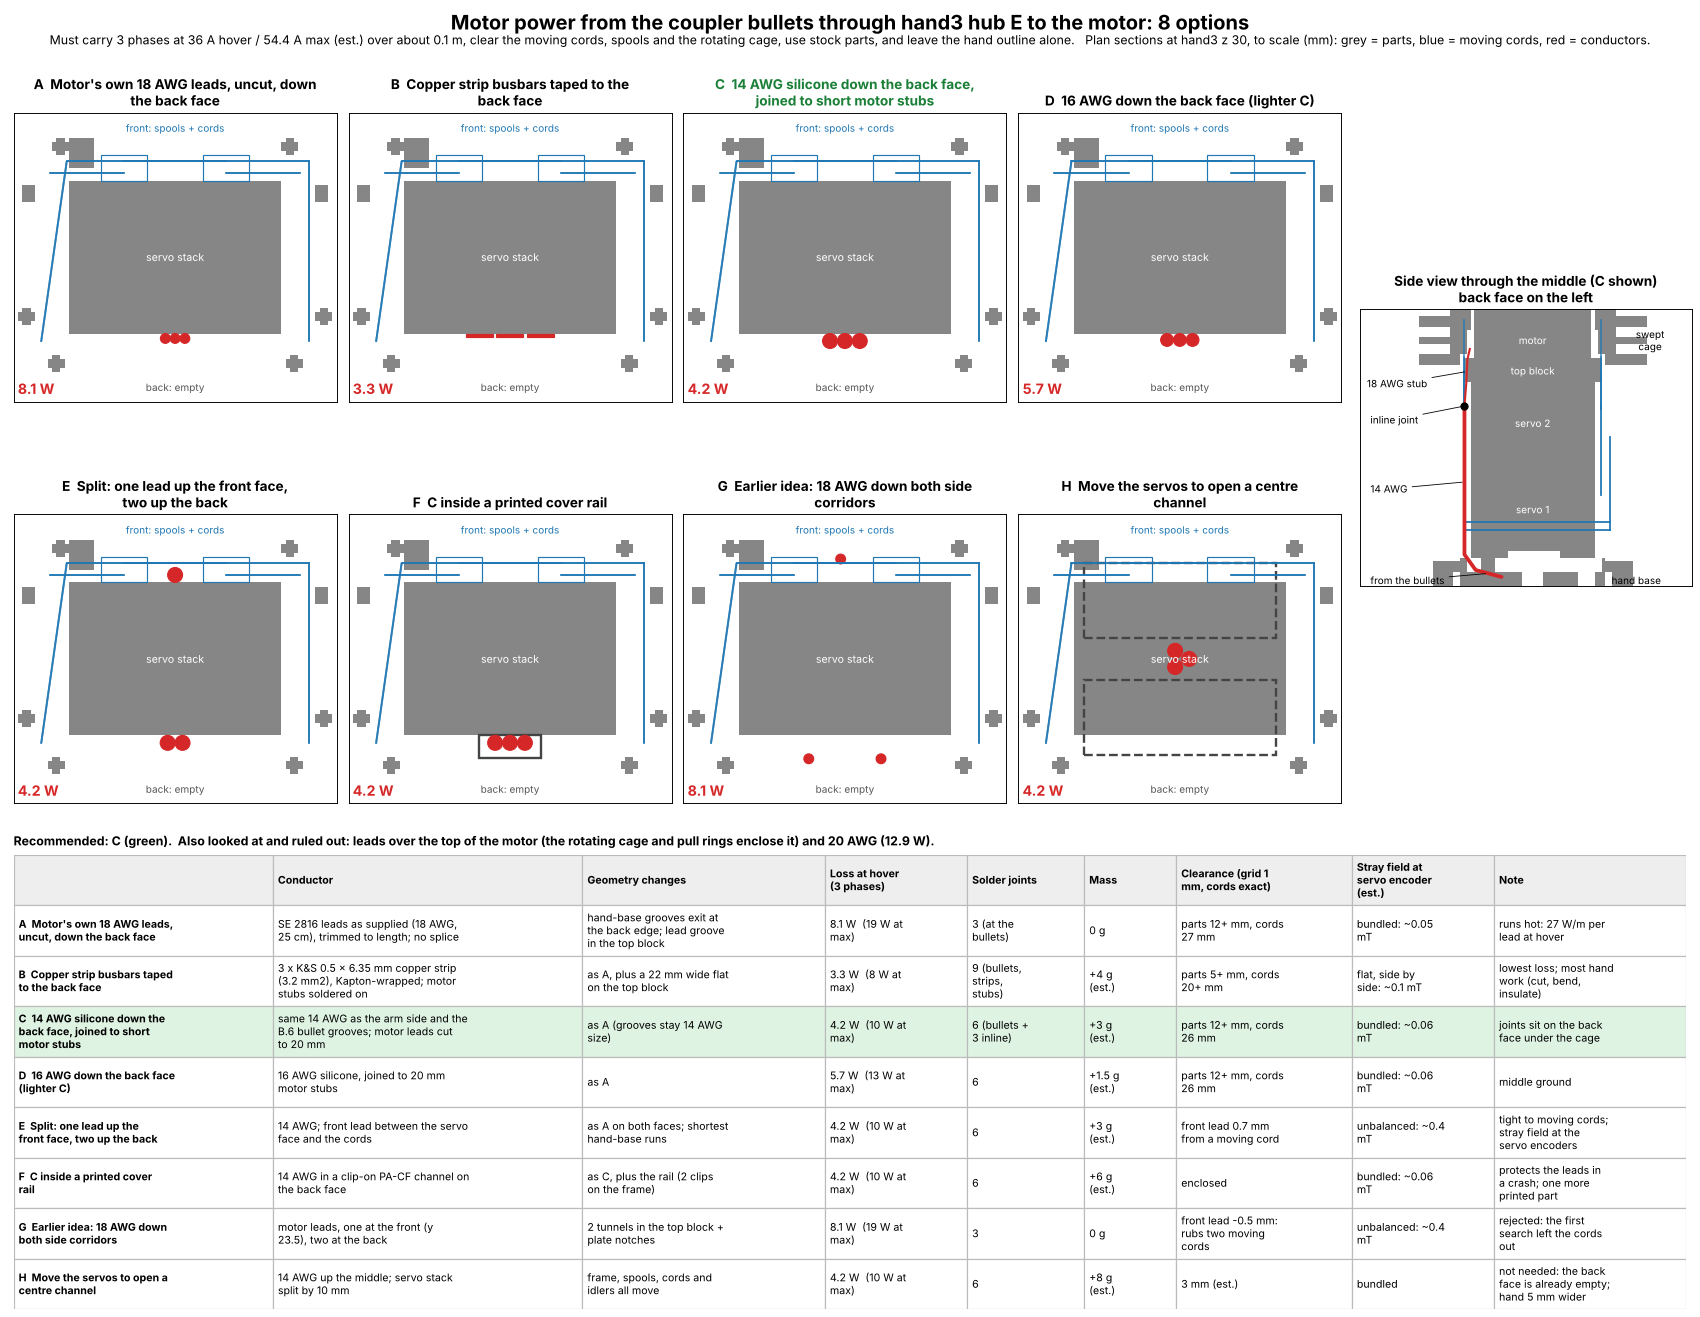

Write Python code to recreate this figure.
"""Options study: how motor power gets from the coupler bullets through hand3 hub E to the SE 2816 motor.

Uses the free-space grid of coupler_lead_route.py (/tmp/route_occ.npz; rerun that script if it is missing) and the real
cord runs of hand3e/hand3_hubc.py.  The first route search left the moving cords out, so this study adds them.
Writes hubE_lead_options_study.png and hubE_lead_options_study.json.
"""
import sys, json, textwrap
import numpy as np, matplotlib
matplotlib.use("Agg")
import matplotlib.pyplot as plt
from matplotlib.patches import Rectangle, Circle
sys.path.insert(0, "hand3e")
import hand3_hubc as C
import coupler_hand_sim as SIM

P = SIM.P; fz0 = P["z_flange"][0]
occ = np.load("/tmp/route_occ.npz")["occ"]; LO = np.array([-50.0, -50.0, -82.0])
kz = lambda zh: int(np.floor(fz0 - zh - LO[2]))            # hand3 height -> grid layer (the hand sits end for end)
SEC = occ[:, :, kz(30.5)].T                                  # plan section, world x right, y up
ELEV = np.array([[occ[50, j, kz(zh + 0.5)] for j in range(100)] for zh in range(-8, 72)])   # y-z section at x = 0

# --- loads --------------------------------------------------------------------------------------------------------
I_HOVER, I_MAX = 36.0, 54.4                                  # A per phase (est., from the motor-load monitor)
R = {12: 5.21, 14: 8.29, 16: 13.2, 18: 20.9, 20: 33.3}       # mOhm/m, copper at 20 C
OD = {14: 3.5, 16: 3.0, 18: 2.3, 20: 1.9}                    # silicone wire outer diameter, mm
R_STRIP = 1.724e-8 / (0.5e-3 * 6.35e-3) * 1e3                # K&S 0.5 x 6.35 mm copper strip, mOhm/m
L_RUN, L_STUB = 0.08, 0.02                                   # m: bullet -> top of the servo stack, and the motor's own 18 AWG stub
def loss(r_run, i=I_HOVER, stub=True):
    return 3 * i * i * 1e-3 * (r_run * L_RUN + (R[18] if stub else r_run) * L_STUB)

# --- moving cords (hand frame -> world: x flips) ------------------------------------------------------------------
cords = [(np.array(p) * [-1, 1, 1], np.array(q) * [-1, 1, 1])
         for pb, pc in ((0.0, 0.0), (C.TRAVEL_B, C.TRAVEL_C)) for p, q in C.cord_runs(pb, pc).values()]
def cord_gap(x, y, rad, z0=2.0, z1=51.0):
    """Smallest gap between a vertical conductor of radius rad at (x, y) and any cord."""
    s = np.linspace(0, 1, 300)[:, None]; Q = np.array([x, y, z0]) + np.array([0, 0, z1 - z0]) * s
    best = 1e9
    for p, q in cords:
        Pp = p + (q - p) * s
        best = min(best, np.sqrt(((Pp[:, None, :] - Q[None, :, :]) ** 2).sum(-1)).min())
    return best - rad - C.CORD_R
def part_gap(x0, x1, y0, y1, z0=2, z1=51):
    """Free distance (whole grid cells) around a footprint over the height of the servo stack."""
    for g in range(0, 12):
        i0, i1 = int(np.floor(x0 - g - LO[0])), int(np.ceil(x1 + g - LO[0])); j0, j1 = int(np.floor(y0 - g - LO[1])), int(np.ceil(y1 + g - LO[1]))
        blk = occ[i0:i1, j0:j1, :][:, :, [kz(z + 0.5) for z in range(z0, z1)]].copy()
        blk[:, (np.arange(j0, j1) + LO[1] + 0.5 > -18) & (np.arange(j0, j1) + LO[1] + 0.5 < 18), :] = False   # the servo face it lies on
        if blk.any(): return g
    return 12

YB = -18.0                                                   # back face of the servo stack (no spools, no cords)
def bundle(awg, n=3, y_face=YB, x0=0.0, side=-1):
    d = OD[awg]; return [(x0 + (i - (n - 1) / 2) * d, y_face + side * d / 2, d / 2) for i in range(n)]

opts = []
def add(key, title, conductor, changes, w, joints, mass, clr, field, note, draw, tint=False):
    opts.append(dict(key=key, title=title, conductor=conductor, changes=changes, loss_W=w, joints=joints, mass=mass,
                     clearance=clr, field=field, note=note, draw=draw, tint=tint))

bA, bC, bE = bundle(18), bundle(14), bundle(16)
gA = min(cord_gap(x, y, r) for x, y, r in bA); gC = min(cord_gap(x, y, r) for x, y, r in bC)
pC = part_gap(-5.25, 5.25, -21.5, -18.0); pA = part_gap(-3.5, 3.5, -20.3, -18.0)
dD = (0.0, 18.0 + OD[14] / 2, OD[14] / 2); gD = cord_gap(*dD)
gG = cord_gap(-1.0, 23.5, OD[18] / 2)

add("A", "Motor's own 18 AWG leads, uncut, down the back face", "SE 2816 leads as supplied (18 AWG, 25 cm), trimmed to length; no splice",
    "hand-base grooves exit at the back edge; lead groove in the top block", loss(R[18]), "3 (at the bullets)", "0 g",
    f"parts {pA}+ mm, cords {gA:.0f} mm", "bundled: ~0.05 mT", "runs hot: 27 W/m per lead at hover", ("wires", bA))
add("B", "Copper strip busbars taped to the back face", "3 x K&S 0.5 x 6.35 mm copper strip (3.2 mm2), Kapton-wrapped; motor stubs soldered on",
    "as A, plus a 22 mm wide flat on the top block", loss(R_STRIP), "9 (bullets, strips, stubs)", "+4 g (est.)",
    "parts 5+ mm, cords 20+ mm", "flat, side by side: ~0.1 mT", "lowest loss; most hand work (cut, bend, insulate)", ("strips", [(-7.2, YB - 0.7), (0, YB - 0.7), (7.2, YB - 0.7)]))
add("C", "14 AWG silicone down the back face, joined to short motor stubs", "same 14 AWG as the arm side and the B.6 bullet grooves; motor leads cut to 20 mm",
    "as A (grooves stay 14 AWG size)", loss(R[14]), "6 (bullets + 3 inline)", "+3 g (est.)",
    f"parts {pC}+ mm, cords {gC:.0f} mm", "bundled: ~0.06 mT", "joints sit on the back face under the cage", ("wires", bC), True)
add("D", "16 AWG down the back face (lighter C)", "16 AWG silicone, joined to 20 mm motor stubs", "as A", loss(R[16]), "6", "+1.5 g (est.)",
    f"parts {pC}+ mm, cords {gC:.0f} mm", "bundled: ~0.06 mT", "middle ground", ("wires", bE))
add("E", "Split: one lead up the front face, two up the back", "14 AWG; front lead between the servo face and the cords",
    "as A on both faces; shortest hand-base runs", loss(R[14]), "6", "+3 g (est.)",
    f"front lead {gD:.1f} mm from a moving cord", "unbalanced: ~0.4 mT", "tight to moving cords; stray field at the servo encoders",
    ("wires", bundle(14, 2) + [dD]))
add("F", "C inside a printed cover rail", "14 AWG in a clip-on PA-CF channel on the back face", "as C, plus the rail (2 clips on the frame)",
    loss(R[14]), "6", "+6 g (est.)", "enclosed", "bundled: ~0.06 mT", "protects the leads in a crash; one more printed part", ("rail", bC))
add("G", "Earlier idea: 18 AWG down both side corridors", "motor leads, one at the front (y 23.5), two at the back",
    "2 tunnels in the top block + plate notches", loss(R[18]), "3", "0 g",
    f"front lead {gG:.1f} mm: rubs two moving cords", "unbalanced: ~0.4 mT", "rejected: the first search left the cords out",
    ("wires", [(-1.0, 23.5, 1.15), (-8.5, -23.5, 1.15), (8.5, -23.5, 1.15)]))
add("H", "Move the servos to open a centre channel", "14 AWG up the middle; servo stack split by 10 mm",
    "frame, spools, cords and idlers all move", loss(R[14]), "6", "+8 g (est.)", "3 mm (est.)", "bundled", "not needed: the back face is already empty; hand 5 mm wider",
    ("centre", None))

# --- figure -------------------------------------------------------------------------------------------------------
fig = plt.figure(figsize=(20, 15.5), facecolor="white")
fig.suptitle("Motor power from the coupler bullets through hand3 hub E to the motor: 8 options", fontsize=17, fontweight="bold", y=0.992)
fig.text(0.5, 0.966, f"Must carry 3 phases at {I_HOVER:.0f} A hover / {I_MAX:.1f} A max (est.) over about 0.1 m, clear the moving cords, spools and the rotating cage, "
         "use stock parts, and leave the hand outline alone.   Plan sections at hand3 z 30, to scale (mm): grey = parts, blue = moving cords, red = conductors.",
         ha="center", fontsize=10.5)
RED, BLUE = "#d62728", "#1f77b4"
def plan(ax, o):
    ax.set_aspect("equal"); ax.imshow(SEC, origin="lower", extent=[LO[0], -LO[0], LO[1], -LO[1]], cmap="Greys", vmin=0, vmax=1.8)
    for p, q in cords: ax.plot([p[0], q[0]], [p[1], q[1]], color=BLUE, lw=1.6, alpha=0.8, solid_capstyle="round")
    for xs in (12.0, -12.0): ax.add_patch(Rectangle((xs - 5.5, 18), 11, 6, fill=False, ec=BLUE, lw=1))
    ax.set_xlim(-38, 38); ax.set_ylim(-34, 34); ax.set_xticks([]); ax.set_yticks([])
    ax.set_title("\n".join(textwrap.wrap(f"{o['key']}  {o['title']}", 40)), fontsize=11.5, fontweight="bold", color="#1a7f37" if o["tint"] else "black")
    kind, d = o["draw"]
    if kind in ("wires", "rail"):
        if kind == "rail": ax.add_patch(Rectangle((-7.2, YB - 5.3), 14.4, 5.3, fill=False, ec="#444", lw=2))
        for x, y, r in d: ax.add_patch(Circle((x, y), r, color=RED))
    if kind == "strips":
        for x, y in d: ax.add_patch(Rectangle((x - 3.2, y), 6.35, 0.7, color=RED))
    if kind == "centre":
        for s in (-1, 1): ax.add_patch(Rectangle((-22.6, s * 5 if s > 0 else -22.5), 45.2, 17.5, fill=False, ec="#444", lw=2, ls="--"))
        for a in (0, 120, 240): ax.add_patch(Circle((2.2 * np.cos(np.radians(a)), 2.2 * np.sin(np.radians(a))), 1.75, color=RED))
    ax.text(0, 0, "servo stack", ha="center", va="center", color="white", fontsize=9)
    ax.text(0, 29.5, "front: spools + cords", ha="center", color=BLUE, fontsize=8.5); ax.text(0, -31.5, "back: empty", ha="center", color="#555", fontsize=8.5)
    ax.text(-37, -33, f"{o['loss_W']:.1f} W", fontsize=12, fontweight="bold", color=RED, va="bottom")

W4, H4 = 0.19, 0.265
for i, o in enumerate(opts):
    plan(fig.add_axes([0.008 + (i % 4) * 0.197, 0.672 - (i // 4) * 0.305, W4, H4]), o)

# side view shared by the back-face options
ax = fig.add_axes([0.80, 0.385, 0.195, 0.55]); ax.set_aspect("equal")
ax.imshow(ELEV, origin="lower", extent=[-50, 50, -8, 72], cmap="Greys", vmin=0, vmax=1.8)
for p, q in cords: ax.plot([p[1], q[1]], [p[2], q[2]], color=BLUE, lw=1.4, alpha=0.8)
route = np.array([[-9, -5.5], [-16.5, -3.5], [-19.75, 1.0], [-19.75, 44.0]]); stub = np.array([[-19.75, 44.0], [-19.2, 51.0], [-18.9, 57.5], [-18.2, 60.5]])
ax.plot(route[:, 0], route[:, 1], color=RED, lw=3.2, solid_capstyle="round"); ax.plot(stub[:, 0], stub[:, 1], color=RED, lw=1.8)
ax.plot([-19.75], [44.0], "o", color="black", ms=6)
for txt, xy, xt in (("inline joint", (-19.75, 44), (-47, 40)), ("14 AWG", (-19.75, 22), (-47, 20)), ("18 AWG stub", (-19.0, 54), (-48, 50.5)),
                    ("from the bullets", (-13, -4.5), (-47, -6.5))):
    ax.annotate(txt, xy, xt, fontsize=8.5, arrowprops=dict(arrowstyle="-", lw=0.7), va="center")
for txt, x, y, c in (("servo 1", 0, 14, "white"), ("servo 2", 0, 39, "white"), ("top block", 0, 54.2, "white"), ("motor", 0, 63, "white"),
                     ("swept\ncage", 34, 63, "black"), ("hand base", 30, -6.5, "black")):
    ax.text(x, y, txt, ha="center", va="center", color=c, fontsize=8.5)
ax.set_xlim(-50, 46); ax.set_ylim(-8, 72); ax.set_xticks([]); ax.set_yticks([])
ax.set_title("Side view through the middle (C shown)\nback face on the left", fontsize=11.5, fontweight="bold")

rows = [("", "Conductor", "Geometry changes", "Loss at hover\n(3 phases)", "Solder joints", "Mass", "Clearance (grid 1 mm, cords exact)", "Stray field at servo encoder (est.)", "Note")]
rows += [(f"{o['key']}  {o['title']}", o["conductor"], o["changes"], f"{o['loss_W']:.1f} W  ({loss_at_max:.0f} W at max)", o["joints"], o["mass"], o["clearance"], o["field"], o["note"])
         for o in opts for loss_at_max in [o["loss_W"] * (I_MAX / I_HOVER) ** 2]]
tax = fig.add_axes([0.008, 0.006, 0.984, 0.345]); tax.axis("off")
W = [0.155, 0.185, 0.145, 0.085, 0.07, 0.055, 0.105, 0.085, 0.115]; X = np.cumsum([0] + W[:-1]); wrap = [29, 36, 28, 15, 13, 10, 20, 16, 22]; n = len(rows)
for i, row in enumerate(rows):
    y = 1 - (i + 1) / n
    tint = i > 0 and opts[i - 1]["tint"]
    for j, cc in enumerate(row):
        tax.add_patch(Rectangle((X[j], y), W[j], 1 / n, facecolor="#dff3e3" if tint else ("#eeeeee" if i == 0 else "white"), edgecolor="#bbb", transform=tax.transAxes))
        tax.text(X[j] + 0.003, y + 0.5 / n, "\n".join(textwrap.wrap(cc, wrap[j])) if "\n" not in cc else cc, transform=tax.transAxes, va="center",
                 fontsize=9, fontweight="bold" if (i == 0 or j == 0) else "normal")
fig.text(0.008, 0.358, "Recommended: C (green).  Also looked at and ruled out: leads over the top of the motor (the rotating cage and pull rings enclose it) and 20 AWG (12.9 W).",
         fontsize=10.5, fontweight="bold")
fig.savefig("hubE_lead_options_study.png", dpi=85)
out = {o["key"]: {k: v for k, v in o.items() if k != "draw"} for o in opts}
out["_checks"] = dict(cord_gap_back_18=gA, cord_gap_back_14=gC, cord_gap_front_14=gD, cord_gap_corridor_18=gG, part_gap_back_14=pC, part_gap_back_18=pA,
                      I_hover=I_HOVER, I_max=I_MAX, L_run=L_RUN, L_stub=L_STUB)
json.dump(out, open("hubE_lead_options_study.json", "w"), indent=1, default=float)
for o in opts: print(o["key"], f"{o['loss_W']:.1f} W", "|", o["clearance"])
